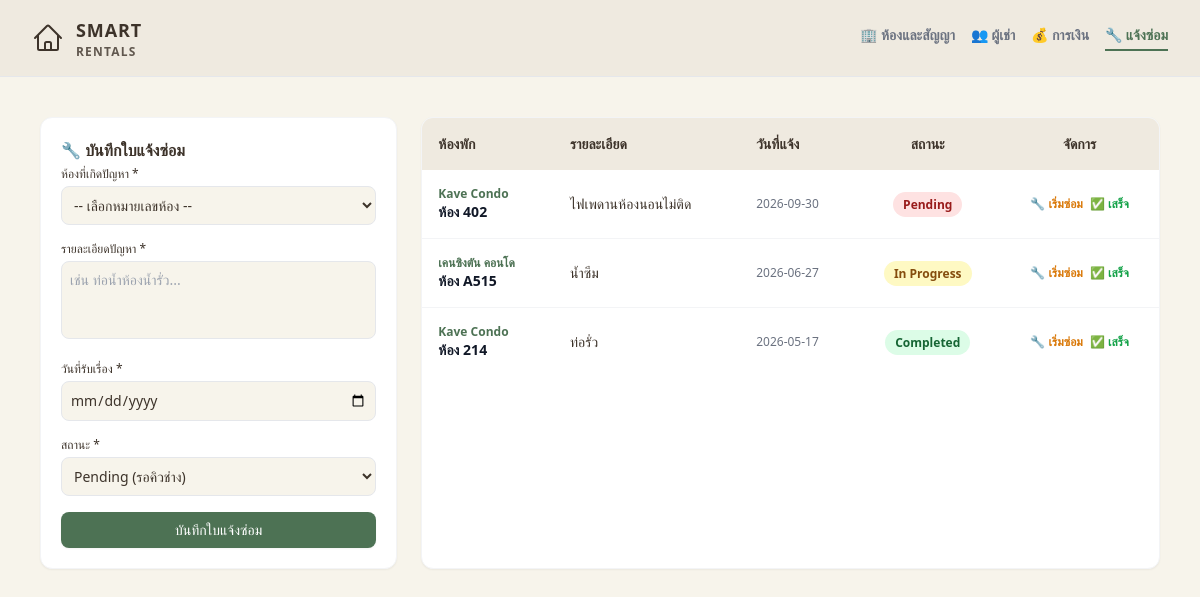
The app's page /maintenance with its own data.
### tables this page shows
CREATE TABLE MaintenanceRequests (
            request_id   INTEGER PRIMARY KEY AUTOINCREMENT,
            room_id      INTEGER,
            description  TEXT,
            request_date TEXT,
            status       TEXT,
            FOREIGN KEY (room_id) REFERENCES Rooms (room_id)
        );

CREATE TABLE Rooms (
            room_id        INTEGER PRIMARY KEY AUTOINCREMENT,
            room_number    TEXT NOT NULL,
            floor          TEXT DEFAULT '',
            status         TEXT DEFAULT 'Available',
            condo_name     TEXT DEFAULT 'Baandee Condo',
            room_size      REAL DEFAULT 0.0,
            room_image_url TEXT DEFAULT '',
            monthly_rent   REAL
        );

### app.py (the view, shortened to what this page needs)
@app.route('/maintenance', methods=['GET', 'POST'])
def maintenance():
    conn = get_db_connection()
    requests_list = conn.execute('''
        SELECT m.*, r.room_number, r.condo_name
        FROM MaintenanceRequests m LEFT JOIN Rooms r ON m.room_id = r.room_id
        ORDER BY m.request_date DESC
    ''').fetchall()
    rooms = conn.execute("SELECT room_id, room_number, condo_name FROM Rooms").fetchall()
    conn.close()
    return render_template('maintenance.html', requests=requests_list, rooms=rooms)

### app.py (called while the page is built)
def get_db_connection():
    conn = sqlite3.connect(DB_NAME)
    conn.row_factory = sqlite3.Row
    return conn

### templates/maintenance.html (shortened to what this page needs)
<!DOCTYPE html>
<html lang="th">
<head>
  <script src="https://cdn.tailwindcss.com"></script>
</head>
<body class="bg-[#F7F4EB] min-h-screen text-[#3D332A] font-sans">
  <nav class="w-full bg-[#EFEAE0] border-b border-gray-200 px-8 py-4 flex items-center justify-between mb-4">
    <div class="flex items-center gap-3">
      <div class="text-[#3D332A]">
      </div>
      <div class="leading-none">
        <span class="block text-lg font-bold tracking-wider uppercase">Smart</span>
        <span class="block text-xs font-semibold tracking-widest opacity-80 uppercase">Rentals</span>
      </div>
    </div>
    <div class="flex gap-4 font-semibold text-sm">
      <a href="{{ url_for('index') }}" class="text-gray-500 hover:text-[#4D7254] pb-1">🏢 ห้องและสัญญา</a>
      <a href="{{ url_for('tenants') }}" class="text-gray-500 hover:text-[#4D7254] pb-1">👥 ผู้เช่า</a>
      <a href="{{ url_for('payments') }}" class="text-gray-500 hover:text-[#4D7254] pb-1">💰 การเงิน</a>
      <a href="{{ url_for('maintenance') }}" class="text-[#4D7254] border-b-2 border-[#4D7254] pb-1">🔧 แจ้งซ่อม</a>
    </div>
  </nav>
  <main class="max-w-6xl mx-auto px-4 py-6 grid grid-cols-1 md:grid-cols-3 gap-6">
    <div class="bg-white p-5 rounded-xl border border-gray-100 shadow-sm h-fit">
      <h3 class="text-base font-bold mb-1">🔧 บันทึกใบแจ้งซ่อม</h3>
      <form method="POST" class="space-y-4">
        <div>
          <label class="block text-xs font-medium mb-1">ห้องที่เกิดปัญหา *</label>
          <select name="room_id" required class="w-full bg-[#F7F4EB] border rounded-lg p-2 text-sm focus:outline-none focus:ring-1 focus:ring-[#4D7254]">
            <option value="" disabled selected>-- เลือกหมายเลขห้อง --</option>
          </select>
        </div>
        <div>
          <label class="block text-xs font-medium mb-1">รายละเอียดปัญหา *</label>
          <textarea name="description" rows="3" required placeholder="เช่น ท่อน้ำห้องน้ำรั่ว..." class="w-full bg-[#F7F4EB] border rounded-lg p-2 text-sm focus:outline-none focus:ring-1 focus:ring-[#4D7254] resize-none"></textarea>
        </div>
        <div>
          <label class="block text-xs font-medium mb-1">วันที่รับเรื่อง *</label>
          <input type="date" name="request_date" required class="w-full bg-[#F7F4EB] border rounded-lg p-2 text-sm focus:outline-none focus:ring-1 focus:ring-[#4D7254]">
        </div>
        <div>
          <label class="block text-xs font-medium mb-1">สถานะ *</label>
          <select name="status" class="w-full bg-[#F7F4EB] border rounded-lg p-2 text-sm focus:outline-none focus:ring-1 focus:ring-[#4D7254]">
            <option value="Pending">Pending (รอคิวช่าง)</option>
          </select>
        </div>
        <button type="submit" class="w-full py-2 bg-[#4D7254] hover:bg-[#3d5b43] text-white rounded-lg font-medium text-sm transition shadow-sm">บันทึกใบแจ้งซ่อม</button>
      </form>
    </div>
    <div class="md:col-span-2 bg-white rounded-xl border border-gray-100 shadow-sm overflow-hidden">
      <table class="w-full text-left border-collapse">
        <thead>
          <tr class="bg-[#EFEAE0] text-sm font-semibold">
            <th class="p-4">ห้องพัก</th>
            <th class="p-4">รายละเอียด</th>
            <th class="p-4">วันที่แจ้ง</th>
            <th class="p-4 text-center">สถานะ</th>
            <th class="p-4 text-center">จัดการ</th>
          </tr>
        </thead>
        <tbody class="divide-y divide-gray-100 text-sm">
          {% for req in requests %}
          <tr>
            <td class="p-4">
              <span class="block text-xs text-[#4D7254] font-bold">{{ req['condo_name'] }}</span>
              <span class="font-bold text-gray-900">ห้อง {{ req['room_number'] }}</span>
            </td>
            <td class="p-4">{{ req['description'] }}</td>
            <td class="p-4 text-xs text-gray-500">{{ req['request_date'] }}</td>
            <td class="p-4 text-center">
              {% if req['status'] == 'Pending' %}
                <span class="bg-red-100 text-red-800 text-xs px-2.5 py-1 rounded-full font-bold">Pending</span>
              {% elif req['status'] == 'In Progress' %}
                <span class="bg-yellow-100 text-yellow-800 text-xs px-2.5 py-1 rounded-full font-bold">In Progress</span>
              {% else %}
                <span class="bg-green-100 text-green-800 text-xs px-2.5 py-1 rounded-full font-bold">Completed</span>
              {% endif %}
            </td>
            <td class="p-4 text-center text-xs space-x-1">
              <a href="{{ url_for('update_maintenance', request_id=req['request_id'], status='In Progress') }}" class="text-amber-600 hover:underline font-semibold">🔧 เริ่มซ่อม</a>
              <a href="{{ url_for('update_maintenance', request_id=req['request_id'], status='Completed') }}" class="text-green-600 hover:underline font-semibold">✅ เสร็จ</a>
            </td>
          </tr>
          {% else %}
          <tr>
            <td colspan="5" class="p-8 text-center text-gray-400 italic">ไม่มีบันทึกการแจ้งซ่อมในขณะนี้</td>
          </tr>
          {% endfor %}
        </tbody>
      </table>
    </div>
  </main>
</body>
</html>

### records on screen
MaintenanceRequests: condo_name "Kave Condo", room_number "402", description "ไฟเพดานห้องนอนไม่ติด", request_date "2026-09-30", status "Pending"
MaintenanceRequests: condo_name "เคนซิงตัน คอนโด", room_number "A515", description "น้ำซึม", request_date "2026-06-27", status "In Progress"
MaintenanceRequests: condo_name "Kave Condo", room_number "214", description "ท่อรั่ว", request_date "2026-05-17", status "Completed"
